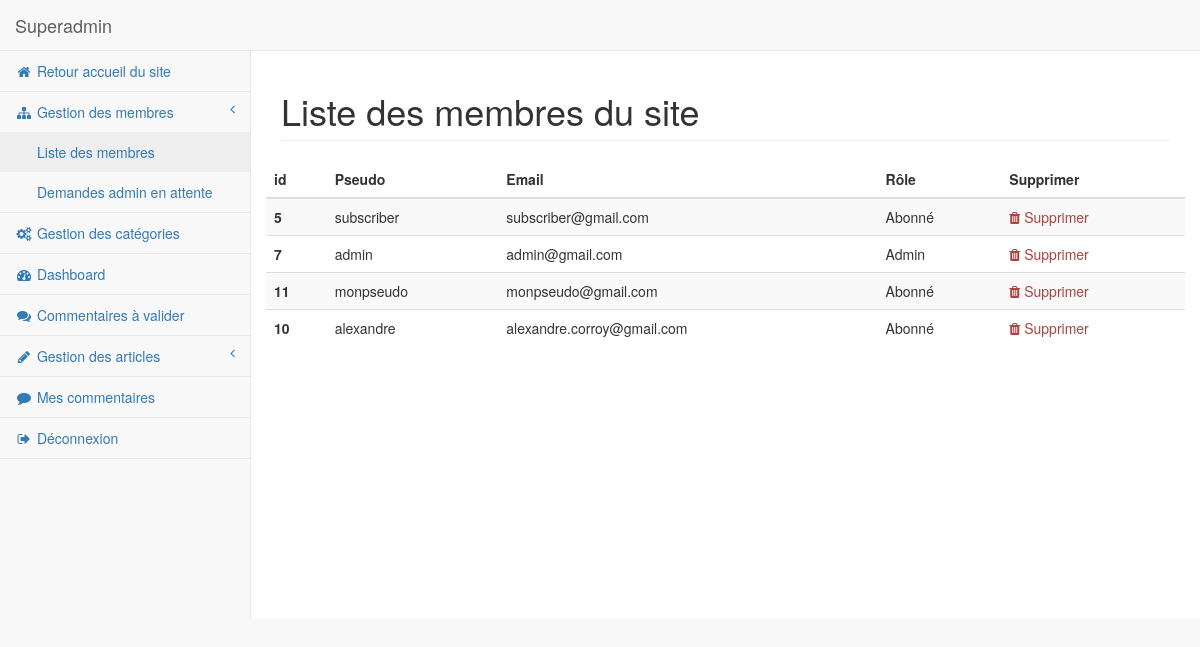
Page /index.php?action=admin&page=user_list (signed in) on the committed database.
### tables this page shows
CREATE TABLE IF NOT EXISTS `user` (
  `id` int(11) NOT NULL AUTO_INCREMENT,
  `pseudo` varchar(255) NOT NULL,
  `email` varchar(255) NOT NULL,
  `password` varchar(255) NOT NULL,
  `id_role` tinyint(4) NOT NULL DEFAULT '0',
  PRIMARY KEY (`id`)
);

CREATE TABLE IF NOT EXISTS `role` (
  `id` int(11) NOT NULL,
  `name` varchar(64) NOT NULL,
  PRIMARY KEY (`id`)
);

### Controller/Backend.php (called while the page is built, shortened)
<?php
class Backend
{
    public function listUser($idToDelete = null, $token = null)
    {
        $userManager = new UserManager();
        $users = $userManager->getAllUser();
        require "View/backend/user_list.php";
    }
}

### index.php (called while the page is built, shortened)
<?php
try {
    $backend = new \Controller\Backend();
    $frontend = new \Controller\Frontend();
    if (isset($_GET['action'])) {
        if (isset($_SESSION['id'])) {
            if ($_GET['action'] == 'admin' && isset($_GET['page'])) {
                if ($_SESSION['role'] > 1) {
                    if ($_GET['page'] == 'user_list') {
                        if (isset($_GET['delete']) && isset($_GET['token'])) {
                            $content = $backend->listUser($_GET['delete'], $_GET['token']);
                        } else {
                            $content = $backend->listUser();
                        }
                    }
                }
            }
        }
    }
} catch (\Exception $e) {
    $errorMessage = $e->getMessage();
    $categories = $frontend::showCategories();
    require('View/frontend/error_messages.php');
}

### Model/Manager.php (called while the page is built, shortened)
<?php
class Manager
{
    protected $db;
    public function __construct()
    {
        $json = file_get_contents("config.json");
        $json = json_decode($json, true);
        $host = $json['db']['host'];
        $dbname = $json['db']['dbname'];
        $username = $json['db']['username'];
        $password = $json['db']['password'];
        $this->db = new \PDO("mysql:host=$host;dbname=$dbname", $username, $password);
        $this->db->setAttribute(\PDO::ATTR_ERRMODE, \PDO::ERRMODE_EXCEPTION);
        $this->db->exec("SET NAMES UTF8");
    }
    public function fetchAll($query, $data = array())
    {
        $query = $this->db->prepare($query);
        $query -> execute($data);
        $res   = $query->fetchAll(\PDO::FETCH_ASSOC);
        return $res;
    }
    public function fetch($query, $data = array())
    {
        $query = $this->db->prepare($query);
        $query -> execute($data);
        $res   = $query->fetch(\PDO::FETCH_ASSOC);
        return $res;
    }
}

### Model/UserManager.php (called while the page is built, shortened)
<?php
class UserManager extends Manager
{
    public function __construct()
    {
        $this->db = new Manager();
    }
    public function getAllUser()
    {
        $datas = $this->db->fetchAll("SELECT * FROM user WHERE id_role != 2");
        $roleManager = new RoleManager();
        $users = null;
        $i = 0;
        foreach ($datas as $data) {
            $users[$i]['user'] = new User($data);
            $users[$i]['role'] = $roleManager->getNameRoleById($users[$i]['user']->getIdRole());
            $i++;
        }
        return $users;
    }
}

### Model/User.php (called while the page is built, shortened)
<?php
class User
{
    private $_id;
    private $_pseudo;
    private $_email;
    private $_idRole;
    public function hydrate($donnees)
    {
        foreach ($donnees as $attribut => $valeur) {
            $methode = 'set'.str_replace(' ', '', ucwords(str_replace('_', ' ', $attribut)));
        }
    }
    public function getId()
    {
        return $this->_id;
    }
    public function setId($id)
    {
        $this->_id = $id;
    }
    public function getPseudo()
    {
        return htmlspecialchars($this->_pseudo);
    }
    public function setPseudo($pseudo)
    {
        $this->_pseudo = $pseudo;
    }
    public function getEmail()
    {
        return htmlspecialchars($this->_email);
    }
    public function setEmail($email)
    {
        $this->_email = $email;
    }
    public function getIdRole()
    {
        return $this->_idRole;
    }
    public function setIdRole($idRole)
    {
        $this->_idRole = intval($idRole);
    }
}

### Model/RoleManager.php (called while the page is built, shortened)
<?php
class RoleManager extends Manager
{
    public function __construct()
    {
        $this->db = new Manager();
    }
    public function getNameRoleById($id)
    {
        $data = $this->db->fetch("SELECT * FROM role WHERE id = :id", array('id' => $id));
        return new Role($data);
    }
}

### Model/Role.php (called while the page is built, shortened)
<?php
class Role
{
    private $_name;
    public function hydrate($donnees)
    {
        foreach ($donnees as $attribut => $valeur) {
            $methode = 'set'.str_replace(' ', '', ucwords(str_replace('_', ' ', $attribut)));
        }
    }
    public function getName()
    {
        return htmlspecialchars($this->_name);
    }
    public function setName($name)
    {
        $this->_name = $name;
    }
}

### View/backend/user_list.php (the view, shortened to what this page needs)
    <div id="page-wrapper">
        <div class="row">
            <div class="col-lg-12">
                <h1 class="page-header">Liste des membres du site</h1>
            </div>
        </div>
        <div class="row">
            <table class="table table-striped">
                <thead>
                <tr>
                    <th scope="col">id</th>
                    <th scope="col">Pseudo</th>
                    <th scope="col">Email</th>
                    <th scope="col">Rôle</th>
                    <th scope="col">Supprimer</th>
                </tr>
                </thead>
                <tbody>
                <?php
                if (!is_null($users)) {
                    foreach ($users as $user) {
                        echo '<tr>
                    <th scope="row">'.$user['user']->getId().'</th>
                    <td>'.$user['user']->getPseudo().'</td>
                    <td>'.$user['user']->getEmail().'</td>
                    <td>'.$user['role']->getName().'</td>
                    <td><a href="index.php?action=admin&page=user_list&delete='.$user['user']->getId().'&token='.$_SESSION['token'].'" class="text-danger"><i class="fa fa-trash"></i> Supprimer</a></td>
                </tr>';
                    }
                } else {
                    echo '<td colspan="7" class="text-center">Pas d\'utilisateurs à renseigner !</td>';
                }
                ?>
                </tbody>
            </table>
        </div>
    </div>
    </div>
<?php
require "View/backend/template.php";

### rows in the picture
user: id "5", pseudo "subscriber", email "subscriber@gmail.com", id_role.name "Abonné"
user: id "7", pseudo "admin", email "admin@gmail.com", id_role.name "Admin"
user: id "11", pseudo "monpseudo", email "monpseudo@gmail.com", id_role.name "Abonné"
user: id "10", pseudo "alexandre", email "alexandre.corroy@gmail.com", id_role.name "Abonné"

### other values in the picture
$_SESSION['pseudo'] "Superadmin"
